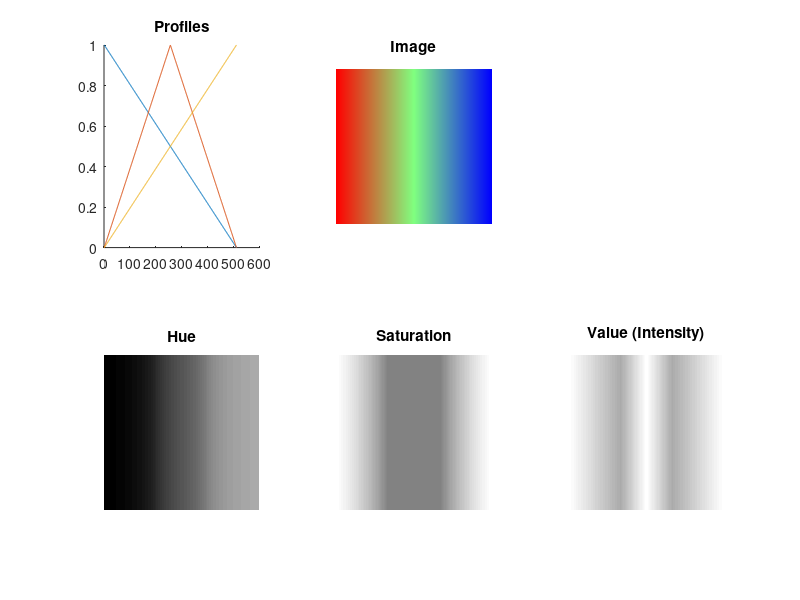

This chart was generated by the following MATLAB code:
% Cleaning.
clc;
clearvars;
close all;

% Image size.
N = 512;

% Create profiles.
prof(1,:,1) = fliplr(0:1/(N-1):1);
prof(1,1:N/2,2) = 0:2/(N-1):1;
prof(1,N/2+1:N,2) = fliplr(0:2/(N-1):1);
prof(1,:,3) = 0:1/(N-1):1;

% Generate image.
img = repmat(prof, N, 1, 1);

% Get HSV channels.
img_hsv = rgb2hsv(img);

% Plotting.
subx = 3;
suby = 2;
subc = 0;
% Plot profiles.
figure('name', 'Image with profiles');
subc = subc + 1;
subplot(suby,subx,subc);
hold on;
plot(prof(1,:,1));
plot(prof(1,:,2));
plot(prof(1,:,3));
hold off;
title('Profiles');
% Plot image.
subc = subc + 1;
subplot(suby,subx,subc);
imshow(img);
title('Image');
% Plot hue.
subc = subc + 1;
subc = subc + 1;
subplot(suby,subx,subc);
imshow(img_hsv(:,:,1));
title('Hue');
% Plot saturation.
subc = subc + 1;
subplot(suby,subx,subc);
imshow(img_hsv(:,:,2));
title('Saturation');
% Plot value (Intensity).
subc = subc + 1;
subplot(suby,subx,subc);
imshow(img_hsv(:,:,3));
title('Value (Intensity)');